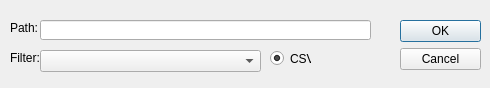
<?xml version="1.0" encoding="UTF-8"?>
<ui version="4.0">
 <class>ExportOptions</class>
 <widget class="QDialog" name="ExportOptions">
  <property name="geometry">
   <rect>
    <x>0</x>
    <y>0</y>
    <width>490</width>
    <height>88</height>
   </rect>
  </property>
  <property name="windowTitle">
   <string>Export Options</string>
  </property>
  <widget class="QDialogButtonBox" name="ExportButtonOkCancelButtons">
   <property name="geometry">
    <rect>
     <x>400</x>
     <y>20</y>
     <width>81</width>
     <height>241</height>
    </rect>
   </property>
   <property name="orientation">
    <enum>Qt::Vertical</enum>
   </property>
   <property name="standardButtons">
    <set>QDialogButtonBox::Cancel|QDialogButtonBox::Ok</set>
   </property>
  </widget>
  <widget class="QLabel" name="PathLabel">
   <property name="geometry">
    <rect>
     <x>10</x>
     <y>20</y>
     <width>31</width>
     <height>16</height>
    </rect>
   </property>
   <property name="text">
    <string>Path:</string>
   </property>
  </widget>
  <widget class="QLineEdit" name="ExportOutputPathInput">
   <property name="geometry">
    <rect>
     <x>40</x>
     <y>20</y>
     <width>331</width>
     <height>20</height>
    </rect>
   </property>
  </widget>
  <widget class="QRadioButton" name="CSVRadioButton">
   <property name="geometry">
    <rect>
     <x>270</x>
     <y>50</y>
     <width>41</width>
     <height>17</height>
    </rect>
   </property>
   <property name="text">
    <string>CSV</string>
   </property>
   <property name="checked">
    <bool>true</bool>
   </property>
  </widget>
  <widget class="QComboBox" name="ExportCategoryFilter">
   <property name="geometry">
    <rect>
     <x>40</x>
     <y>50</y>
     <width>221</width>
     <height>22</height>
    </rect>
   </property>
  </widget>
  <widget class="QLabel" name="label">
   <property name="geometry">
    <rect>
     <x>10</x>
     <y>50</y>
     <width>31</width>
     <height>16</height>
    </rect>
   </property>
   <property name="text">
    <string>Filter:</string>
   </property>
  </widget>
 </widget>
 <resources/>
 <connections>
  <connection>
   <sender>ExportButtonOkCancelButtons</sender>
   <signal>accepted()</signal>
   <receiver>ExportOptions</receiver>
   <slot>accept()</slot>
   <hints>
    <hint type="sourcelabel">
     <x>248</x>
     <y>254</y>
    </hint>
    <hint type="destinationlabel">
     <x>157</x>
     <y>274</y>
    </hint>
   </hints>
  </connection>
  <connection>
   <sender>ExportButtonOkCancelButtons</sender>
   <signal>rejected()</signal>
   <receiver>ExportOptions</receiver>
   <slot>reject()</slot>
   <hints>
    <hint type="sourcelabel">
     <x>316</x>
     <y>260</y>
    </hint>
    <hint type="destinationlabel">
     <x>286</x>
     <y>274</y>
    </hint>
   </hints>
  </connection>
 </connections>
</ui>
